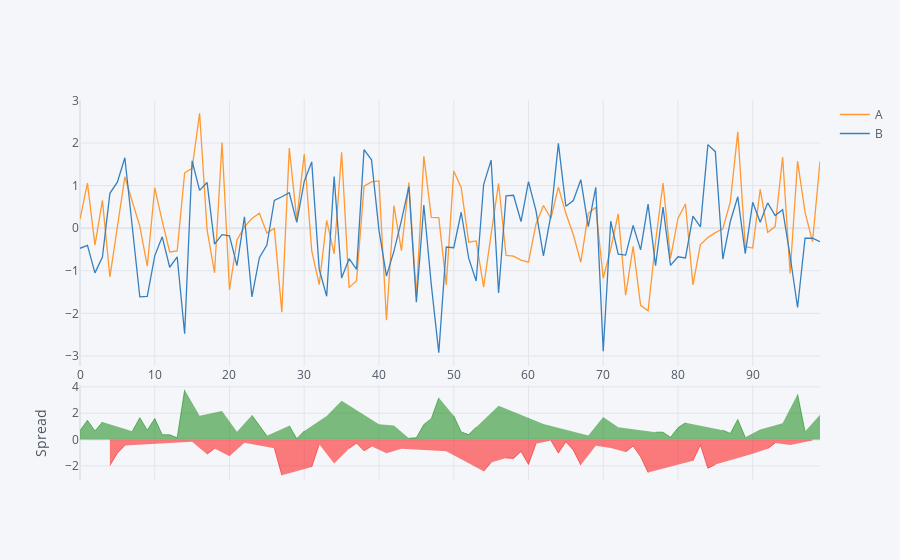

Here is the notebook cell this chart was saved with:
### Markdown cell above
### Spread plot

### Code cell
df1[['A', 'B']].iplot(kind='spread')

### Figure 1 — Plotly figure (JSON) as saved in the notebook; plotly's stock layout.template omitted (floating-point values rounded to 4 significant figures)
{"data": [{"line": {"color": "rgba(255, 153, 51, 1.0)", "dash": "solid", "shape": "linear", "width": 1.3}, "mode": "lines", "name": "A", "text": "", "type": "scatter", "x": [0, 1, 2, 3, 4, 5, 6, 7, 8, 9, 10, 11, 12, 13, 14, 15, 16, 17, 18, 19, 20, 21, 22, 23, 24, 25, 26, 27, 28, 29, 30, 31, 32, 33, 34, 35, 36, 37, 38, 39, 40, 41, 42, 43, 44, 45, 46, 47, 48, 49, 50, 51, 52, 53, 54, 55, 56, 57, 58, 59, 60, 61, 62, 63, 64, 65, 66, 67, 68, 69, 70, 71, 72, 73, 74, 75, 76, 77, 78, 79, 80, 81, 82, 83, 84, 85, 86, 87, 88, 89, 90, 91, 92, 93, 94, 95, 96, 97, 98, 99], "y": [0.2126, 1.059, -0.3975, 0.6532, -1.145, 0.04922, 1.207, 0.6215, 0.04873, -0.8931, 0.9492, 0.1667, -0.5573, -0.5352, 1.301, 1.408, 2.698, -0.03822, -1.047, 2.013, -1.449, -0.2777, 0.0307, 0.2269, 0.3498, -0.1154, -0.005239, -1.972, 1.88, 0.2015, 1.742, -0.5265, -1.325, 0.1835, -0.6001, 1.782, -1.396, -1.234, 0.9882, 1.087, 1.11, -2.162, 0.5295, -0.5271, 1.07, -1.597, 1.691, 0.2543, 0.2496, -1.332, 1.346, 0.9527, -0.3285, -0.2982, -1.385, -0.14, 1.051, -0.6408, -0.6571, -0.7499, -0.7992, 0.09611, 0.5326, 0.2276, 0.9639, 0.3493, -0.1537, -0.7991, 0.3434, 0.4927, -1.176, -0.4884, 0.3335, -1.575, -0.429, -1.813, -1.941, -0.319, 1.06, -0.7029, 0.2278, 0.5695, -1.331, -0.3855, -0.2217, -0.1037, -0.01241, 0.6191, 2.262, -0.4322, -0.4672, 0.9127, -0.09726, 0.03703, 1.67, -1.063, 1.573, 0.3717, -0.3149, 1.568]}, {"line": {"color": "rgba(55, 128, 191, 1.0)", "dash": "solid", "shape": "linear", "width": 1.3}, "mode": "lines", "name": "B", "text": "", "type": "scatter", "x": [0, 1, 2, 3, 4, 5, 6, 7, 8, 9, 10, 11, 12, 13, 14, 15, 16, 17, 18, 19, 20, 21, 22, 23, 24, 25, 26, 27, 28, 29, 30, 31, 32, 33, 34, 35, 36, 37, 38, 39, 40, 41, 42, 43, 44, 45, 46, 47, 48, 49, 50, 51, 52, 53, 54, 55, 56, 57, 58, 59, 60, 61, 62, 63, 64, 65, 66, 67, 68, 69, 70, 71, 72, 73, 74, 75, 76, 77, 78, 79, 80, 81, 82, 83, 84, 85, 86, 87, 88, 89, 90, 91, 92, 93, 94, 95, 96, 97, 98, 99], "y": [-0.4721, -0.4035, -1.05, -0.6758, 0.8186, 1.081, 1.654, -0.00173, -1.614, -1.602, -0.6504, -0.2031, -0.9175, -0.6713, -2.479, 1.582, 0.8887, 1.074, -0.3737, -0.1514, -0.1778, -0.878, 0.2687, -1.613, -0.6945, -0.3956, 0.6543, 0.7382, 0.8324, 0.1382, 1.098, 1.558, -0.962, -1.599, 1.215, -1.17, -0.7163, -0.9683, 1.845, 1.606, -0.05184, -1.126, -0.5381, 0.1795, 0.9748, -1.737, 0.546, -1.333, -2.925, -0.4428, -0.4582, 0.3743, -0.7035, -1.24, 1.026, 1.599, -1.523, 0.761, 0.7728, 0.1566, 1.092, 0.4147, -0.6495, 0.3087, 1.993, 0.516, 0.6498, 1.14, 0.0372, 0.96, -2.891, 0.1628, -0.6081, -0.6325, 0.06363, -0.5093, 0.5669, -0.8784, 0.4968, -0.8746, -0.671, -0.6994, 0.2852, 0.03071, 1.963, 1.797, -0.7241, 0.1565, 0.738, -0.5988, 0.6068, 0.1417, 0.5943, 0.2952, 0.4351, -0.6536, -1.863, -0.236, -0.2337, -0.3165]}, {"connectgaps": false, "fill": "tozeroy", "line": {"color": "green", "dash": "solid", "shape": "linear", "width": 0.5}, "mode": "lines", "name": "Spread", "showlegend": false, "type": "scatter", "x": [0, 1, 2, 3, 4, 5, 6, 7, 8, 9, 10, 11, 12, 13, 14, 15, 16, 17, 18, 19, 20, 21, 22, 23, 24, 25, 26, 27, 28, 29, 30, 31, 32, 33, 34, 35, 36, 37, 38, 39, 40, 41, 42, 43, 44, 45, 46, 47, 48, 49, 50, 51, 52, 53, 54, 55, 56, 57, 58, 59, 60, 61, 62, 63, 64, 65, 66, 67, 68, 69, 70, 71, 72, 73, 74, 75, 76, 77, 78, 79, 80, 81, 82, 83, 84, 85, 86, 87, 88, 89, 90, 91, 92, 93, 94, 95, 96, 97, 98, 99], "xaxis": "x2", "y": [0.6847, 1.462, 0.6521, 1.329, "", "", "", 0.6232, 1.663, 0.7091, 1.6, 0.3699, 0.3602, 0.136, 3.78, "", 1.81, "", "", 2.165, "", 0.6003, "", 1.84, 1.044, 0.2802, "", "", 1.048, 0.06335, 0.6446, "", "", 1.782, "", 2.952, "", "", "", "", 1.162, "", 1.068, "", 0.09565, 0.1405, 1.145, 1.587, 3.174, "", 1.804, 0.5784, 0.375, 0.9418, "", "", 2.574, "", "", "", "", "", 1.182, "", "", "", "", "", 0.3062, "", 1.715, "", 0.9416, "", "", "", "", 0.5594, 0.563, 0.1717, 0.8989, 1.269, "", "", "", "", 0.7117, 0.4625, 1.524, 0.1666, "", 0.771, "", "", 1.235, "", 3.436, 0.6077, "", 1.885], "yaxis": "y2"}, {"connectgaps": false, "fill": "tozeroy", "line": {"color": "red", "dash": "solid", "shape": "linear", "width": 0.5}, "mode": "lines", "name": "Spread", "showlegend": false, "type": "scatter", "x": [0, 1, 2, 3, 4, 5, 6, 7, 8, 9, 10, 11, 12, 13, 14, 15, 16, 17, 18, 19, 20, 21, 22, 23, 24, 25, 26, 27, 28, 29, 30, 31, 32, 33, 34, 35, 36, 37, 38, 39, 40, 41, 42, 43, 44, 45, 46, 47, 48, 49, 50, 51, 52, 53, 54, 55, 56, 57, 58, 59, 60, 61, 62, 63, 64, 65, 66, 67, 68, 69, 70, 71, 72, 73, 74, 75, 76, 77, 78, 79, 80, 81, 82, 83, 84, 85, 86, 87, 88, 89, 90, 91, 92, 93, 94, 95, 96, 97, 98, 99], "xaxis": "x2", "y": ["", "", "", "", -1.964, -1.032, -0.4472, "", "", "", "", "", "", "", "", -0.1746, "", -1.112, -0.6737, "", -1.271, "", -0.238, "", "", "", -0.6595, -2.71, "", "", "", -2.084, -0.3629, "", -1.815, "", -0.6794, -0.2662, -0.8569, -0.5183, "", -1.036, "", -0.7066, "", "", "", "", "", -0.8891, "", "", "", "", -2.411, -1.739, "", -1.402, -1.43, -0.9064, -1.891, -0.3186, "", -0.08113, -1.029, -0.1667, -0.8035, -1.939, "", -0.4673, "", -0.6512, "", -0.9428, -0.4926, -1.304, -2.508, "", "", "", "", "", -1.616, -0.4162, -2.185, -1.901, "", "", "", "", -1.074, "", -0.6916, -0.2582, "", -0.4089, "", "", -0.08128, ""], "yaxis": "y2"}], "layout": {"hovermode": "x", "legend": {"bgcolor": "#F5F6F9", "font": {"color": "#4D5663"}}, "paper_bgcolor": "#F5F6F9", "plot_bgcolor": "#F5F6F9", "title": {"font": {"color": "#4D5663"}}, "xaxis": {"gridcolor": "#E1E5ED", "showgrid": true, "tickfont": {"color": "#4D5663"}, "title": {"font": {"color": "#4D5663"}, "text": ""}, "zerolinecolor": "#E1E5ED"}, "xaxis2": {"anchor": "y2", "gridcolor": "#E1E5ED", "showgrid": true, "showticklabels": false, "tickfont": {"color": "#4D5663"}, "title": {"font": {"color": "#4D5663"}, "text": ""}, "zerolinecolor": "#E1E5ED"}, "yaxis": {"domain": [0.3, 1], "gridcolor": "#E1E5ED", "showgrid": true, "tickfont": {"color": "#4D5663"}, "title": {"font": {"color": "#4D5663"}, "text": ""}, "zerolinecolor": "#E1E5ED"}, "yaxis2": {"domain": [0, 0.25], "gridcolor": "#E1E5ED", "showgrid": true, "tickfont": {"color": "#4D5663"}, "title": {"font": {"color": "#4D5663"}, "text": "Spread"}, "zerolinecolor": "#E1E5ED"}}}
